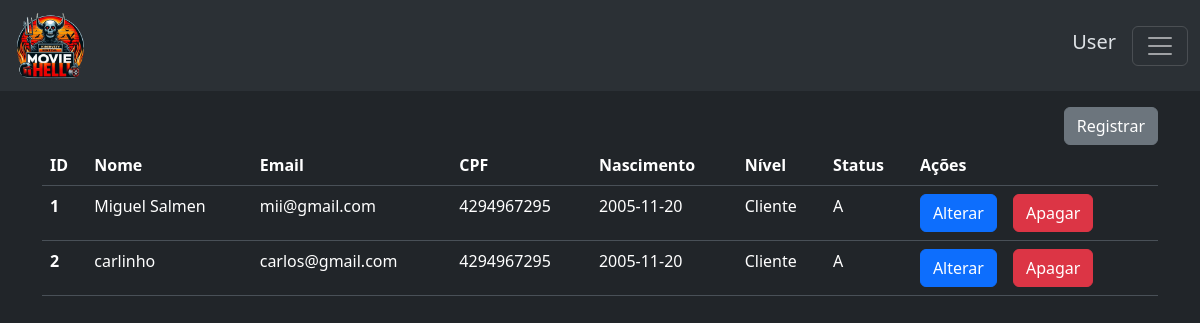
The app's page /php/adm.php?page=usuario, older data.
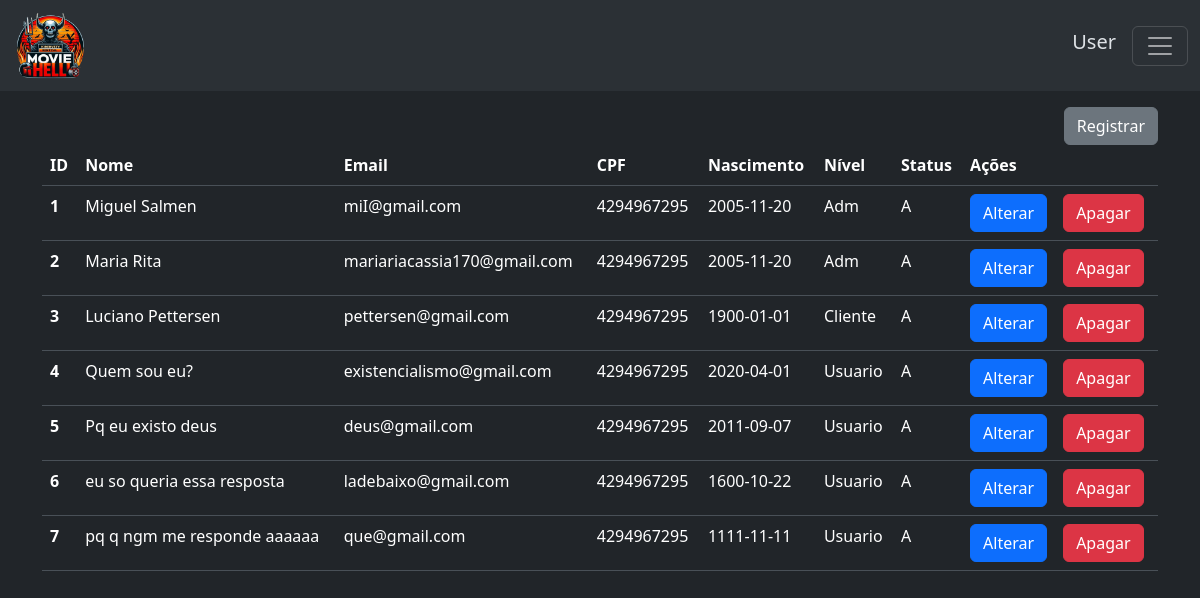
The same page, newer data.
### tables this page shows
CREATE TABLE `tbusuario` (
  `idusuario` int(10) unsigned NOT NULL AUTO_INCREMENT,
  `nome` varchar(255) NOT NULL,
  `email` varchar(255) NOT NULL,
  `senha` varchar(255) NOT NULL,
  `nivel` enum('Adm','Usuario','Cliente') NOT NULL DEFAULT 'Usuario',
  `nascimento` date NOT NULL,
  `cpf` int(10) unsigned NOT NULL,
  `registro` datetime NOT NULL DEFAULT current_timestamp(),
  `alteraçao` timestamp NOT NULL DEFAULT current_timestamp() ON UPDATE current_timestamp(),
  `status` enum('A','I') NOT NULL DEFAULT 'A',
  PRIMARY KEY (`idusuario`)
);

### php/usuario.php (the view, shortened to what this page needs)
<?php
include_once("../php/config/connection.php");
?>
<div style="display: flex; justify-content: end;">
  <a class="btn btn-secondary mt-3" data-bs-toggle="modal" data-bs-target="#registrar">Registrar</a>
</div>
<table class="table">
  <thead>
    <tr>
      <th scope="col">ID</th>
      <th scope="col">Nome</th>
      <th scope="col">Email</th>
      <th scope="col">CPF</th>
      <th scope="col">Nascimento</th>
      <th scope="col">Nível</th>
      <th scope="col">Status</th>
      <th scope="col">Ações</th>
    </tr>
  </thead>
  <tbody>
    <?php
    $select = $conn->prepare("SELECT idusuario, nome, email, cpf, nascimento, nivel, status FROM tbusuario");
    $select->execute();
    foreach ($select as $table) {
      $idusuario = $table['idusuario'];
      $nome = $table['nome'];
      $email = $table['email'];
      $cpf = $table['cpf'];
      $nascimento = $table['nascimento'];
      $nivel = $table['nivel'];
      $status = $table['status'];
    ?>
      <tr>
        <th scope="row"><?php echo ($idusuario) ?></th>
        <td><?php echo ($nome) ?></td>
        <td><?php echo ($email) ?></td>
        <td><?php echo ($cpf) ?></td>
        <td><?php echo ($nascimento) ?></td>
        <td><?php echo ($nivel) ?></td>
        <td><?php echo ($status) ?></td>
        <td><a class="btn btn-primary me-3" data-bs-toggle="modal" data-bs-target="#alterar<?php echo ($idusuario) ?>">Alterar</a><a class="btn btn-danger" data-bs-toggle="modal" data-bs-target="#deletar<?php echo ($idusuario) ?>">Apagar</a></td>
      </tr>
    <?php
    }
    ?>
  </tbody>
</table>

### php/adm.php (shortened to what this page needs)
<?php
$conn = connection();
?>
<!DOCTYPE html>
<html lang="en" data-bs-theme="dark">
<head>
  <link rel="stylesheet" href="../css/bootstrap.css">
  <link rel="stylesheet" href="../css/style.css">
</head>
<body>
  <nav class="navbar bg-body-tertiary">
    <div class="container-fluid">
      <div style="width: 75px; display: flex">
        <img src="../img/logo.png" class="img-fluid" style="display: inline;" alt="">
      </div>
      <div style="display: flex;">
        <h5 style="display: inline;" class="me-3 mt-1">User</h5>
        <button class="navbar-toggler" type="button" data-bs-toggle="offcanvas" data-bs-target="#offcanvasNavbar" aria-controls="offcanvasNavbar" aria-label="Toggle navigation" class="display: inline;">
          <span class="navbar-toggler-icon"></span>
        </button>
      </div>
                <?php
                try {
                  $conn->beginTransaction();
                  $conn->commit();
                ?>
                <?php
                } catch (PDOException $e) {
                  echo ('ERROR - ' . $e->getMessage());
                  $conn->rollBack();
                }
                ?>
    </div>
  </nav>
  <div class="container">
    <?php
    if (isset($_GET['page'])) {
      if ($_GET['page'] == 'usuario') {
        include_once("usuario.php");
      } else if ($_GET['page'] == 'genero') {
        include_once("genero.php");
      }
    }
    ?>
  </div>
</body>
</html>

Row changes from the older to the newer data that the page shows:
changed tbusuario "Miguel Salmen": email "mii@gmail.com" → "miI@gmail.com"; nivel "Cliente" → "Adm"
changed tbusuario id 2: nome "carlinho" → "Maria Rita"; email "carlos@gmail.com" → "mariariacassia170@gmail.com"; nivel "Cliente" → "Adm"
added tbusuario: idusuario "3", nome "Luciano Pettersen", email "pettersen@gmail.com", cpf "4294967295", nascimento "1900-01-01", nivel "Cliente", status "A"
added tbusuario: idusuario "4", nome "Quem sou eu?", email "existencialismo@gmail.com", cpf "4294967295", nascimento "2020-04-01", nivel "Usuario", status "A"
added tbusuario: idusuario "5", nome "Pq eu existo deus", email "deus@gmail.com", cpf "4294967295", nascimento "2011-09-07", nivel "Usuario", status "A"
added tbusuario: idusuario "6", nome "eu so queria essa resposta", email "ladebaixo@gmail.com", cpf "4294967295", nascimento "1600-10-22", nivel "Usuario", status "A"
added tbusuario: idusuario "7", nome "pq q ngm me responde aaaaaa", email "que@gmail.com", cpf "4294967295", nascimento "1111-11-11", nivel "Usuario", status "A"
